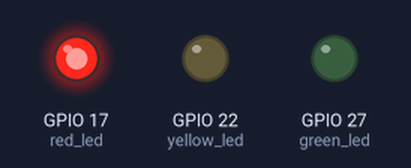
Bench run of a program on a simulated Raspberry Pi (BCM pin numbers). Parts: output pins drawn as LEDs (lit = HIGH).

Above: at 1.2 s.
At 5.2 s:
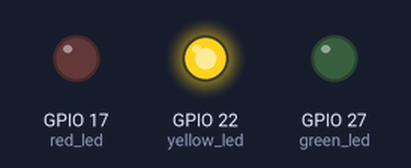
At 7.0 s:
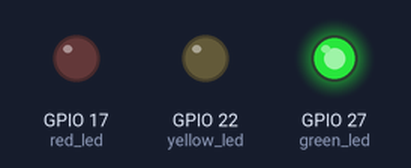
Timing chart, 0 to 10.4 s (numbered marks = the images above):
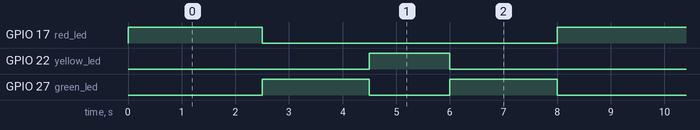

Measured:
- by itself, GPIO 17 (red_led): alternates HIGH for 2.5 s and LOW for 5.5 s
- by itself, GPIO 22 (yellow_led): alternates HIGH for 1.5 s and LOW for 6.5 s
- by itself, GPIO 27 (green_led): repeats every 8.0 s: LOW 1.5 s, HIGH 2.0 s, LOW 2.5 s, HIGH 2.0 s

The program:

gpio_dev.py
```python
from signal import pause
from gpiozero import LED,Button
from time import sleep

red_led = LED(17)
yellow_led = LED(22)
green_led = LED(27)
#button = Button(2)
while True:
   red_led.on()
   sleep(2.5)
   red_led.off()
   green_led.on()
   sleep(2)
   green_led.off()
   yellow_led.on()
   sleep(1.5)
   yellow_led.off()
   green_led.on()
   sleep(2)
   green_led.off()

#button.when_pressed = led.on
#button.when_released = led.off

#pause()
```
